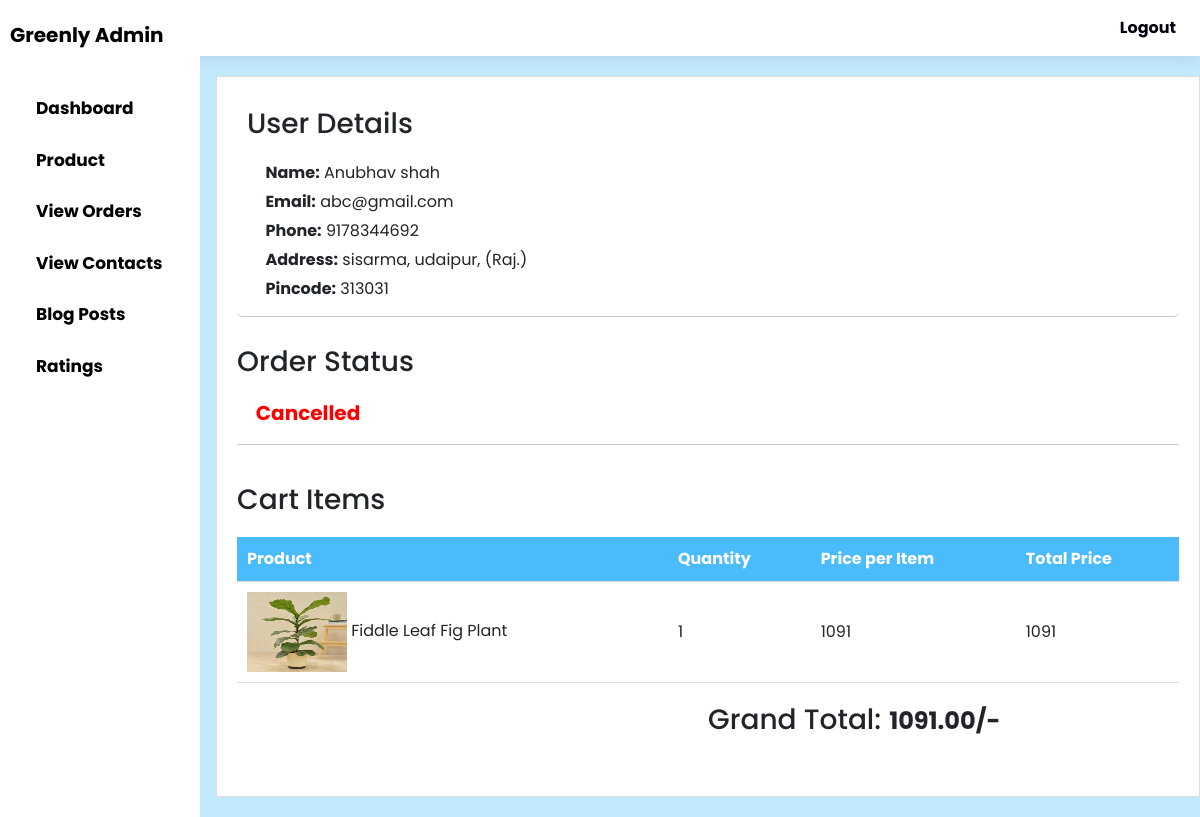
/backend/view_items.php?order_id=15 (signed in), run on the app's committed database.
### tables this page shows
CREATE TABLE `orders` (
  `order_id` int(11) NOT NULL,
  `user_id` int(11) NOT NULL,
  `name` varchar(255) NOT NULL,
  `email` varchar(255) NOT NULL,
  `phone` varchar(255) NOT NULL,
  `address` varchar(255) NOT NULL,
  `pincode` varchar(255) NOT NULL,
  `total_price` decimal(10,2) NOT NULL,
  `order_date` timestamp NOT NULL DEFAULT current_timestamp(),
  `status` varchar(255) NOT NULL DEFAULT 'Pending'
);

CREATE TABLE `order_items` (
  `order_item_id` int(11) NOT NULL,
  `order_id` int(11) NOT NULL,
  `product_name` varchar(255) NOT NULL,
  `quantity` int(11) NOT NULL,
  `price` decimal(10,2) NOT NULL,
  `total_price` decimal(10,2) NOT NULL
);

CREATE TABLE `products` (
  `id` int(11) NOT NULL,
  `name` varchar(30) NOT NULL,
  `description` text NOT NULL,
  `price` varchar(10) NOT NULL,
  `quantity` varchar(10) NOT NULL,
  `category_id` varchar(40) NOT NULL,
  `image` varchar(255) NOT NULL
);

### backend/view_items.php (the view, shortened to what this page needs)
<?php
include 'config.php';
if (isset($_GET['order_id'])) {
    $orderId = $_GET['order_id'];
    $query = "SELECT o.name, o.email, o.phone, o.address, o.pincode, o.status, o.total_price AS grand_total
              FROM orders o
              WHERE o.order_id = ?";
    $statement = $connection->prepare($query);
    $statement->bind_param('i', $orderId);
    $statement->execute();
    $result = $statement->get_result();
    $order = $result->fetch_assoc();
    $orderItemsQuery = "SELECT oi.quantity, p.name AS product_name, p.price AS product_price, p.image AS product_image
                        FROM order_items oi
                        INNER JOIN products p ON oi.product_name = p.name
                        WHERE oi.order_id = ?";
    $orderItemsStatement = $connection->prepare($orderItemsQuery);
    $orderItemsStatement->bind_param('i', $orderId);
    $orderItemsStatement->execute();
    $orderItemsResult = $orderItemsStatement->get_result();
    $orderItems = array();
    while ($row = $orderItemsResult->fetch_assoc()) {
        $orderItems[] = $row;
    }
} else {
    header('Location: view_orders.php');
    exit;
}
function getOrderStatusClass($status) {
    if ($status === 'Pending' || $status === 'Cancelled') {
        return 'status-pending';
    } elseif ($status === 'Shipped') {
        return 'status-shipped';
    } elseif ($status === 'Delivered') {
        return 'status-delivered';
    } else {
        return '';
    }
}
?>
<!DOCTYPE html>
<html lang="en">
<head>
    <link rel="stylesheet" type="text/css" href="admin-style.css">
</head>
<body>
<?php include "sidebar.php"?>
<div class="view-items-1">
    <div class="view-items">
        <div class="user-details">
            <h3>User Details</h3>
            <p><strong>Name:</strong> <?php echo $order['name']; ?></p>
            <p><strong>Email:</strong> <?php echo $order['email']; ?></p>
            <p><strong>Phone:</strong> <?php echo $order['phone']; ?></p>
            <p><strong>Address:</strong> <?php echo $order['address']; ?></p>
            <p><strong>Pincode:</strong> <?php echo $order['pincode']; ?></p>
        </div>
        <div class="order-details">
            <h3>Order Status</h3>
            <div class="order-status">
            <p class="<?php echo getOrderStatusClass($order['status']); ?>"><?php echo $order['status']; ?></p>
        </div>
        </div>
        <div class="cart-items">
            <h3>Cart Items</h3>
            <table>
                <tr>
                    <th>Product</th>
                    <th>Quantity</th>
                    <th>Price per Item</th>
                    <th>Total Price</th>
                </tr>
                <?php foreach ($orderItems as $item) { ?>
                    <tr>
                        <td class="product-column">
                            <img src="<?php echo $item['product_image']; ?>" alt="<?php echo $item['product_name']; ?>" style="width: 100px;">
                            <?php echo $item['product_name']; ?>
                        </td>
                        <td><?php echo $item['quantity']; ?></td>
                        <td><?php echo $item['product_price']; ?></td>
                        <td><?php echo $item['quantity'] * $item['product_price']; ?></td>
                    </tr>
                <?php } ?>
            </table>
        </div>
        <div class="grand-total">
            <h3>Grand Total: </h3>
            <p><?php echo $order['grand_total']; ?>/-</p>
        </div>
        </div>
    </div>
</body>
</html>

### backend/admin-style.css (style rules this page uses)
body { font-family: 'Poppins', sans-serif; background-color: #c3e9ff; }
.status-pending { color: red; font-weight: bold; }
.view-items-1 { display: flex; padding-left: 18%; }
.view-items { flex: 1; display: block; margin: 20px 0; padding: 20px; background-color: #fff; border: 1px solid #ddd; }
.user-details { padding: 10px; border-radius: 5px; max-height: 800px; border-bottom: 1px solid #c8c8c8; }
.user-details, .order-status, .cart-items, .grand-total { margin-bottom: 20px; }
.user-details h3, .cart-items h3, .grand-total h3 { font-size: 28px; margin-bottom: 20px; }
.order-details h3 { font-size: 28px; margin-bottom: 20px; margin-top: 3%; }
.order-status { padding-left: 2%; margin-bottom: 4%; border-bottom: 1px solid #c8c8c8; font-size: 20px; }
.user-details p { margin-bottom: 5px; margin-left: 2%; width: 100%; max-width: 400px; }
.cart-items table { width: 100%; border-collapse: collapse; }
.cart-items th, .cart-items td { padding: 10px; text-align: left; border-bottom: 1px solid #ddd; }
.cart-items th { background-color: #4abbfd; font-weight: bold; color: #fff; }
.cart-items img { width: 80px; height: 80px; }
.grand-total p { font-weight: bold; font-size: 24px; margin-left: 8px; }
.grand-total { display: inline-flex; margin-left: 50%; }
.view-blog table th, table td { padding: 10px; text-align: left; border-bottom: 1px solid #ddd; }

### data on the page
orders: name "Anubhav shah", email "abc@gmail.com", phone "9178344692", address "sisarma, udaipur, (Raj.)", pincode "313031", status "Cancelled", total_price "1091.00"
order_items: products.image+name (picture), products.name "Fiddle Leaf Fig Plant", quantity "1", products.price "1091"
